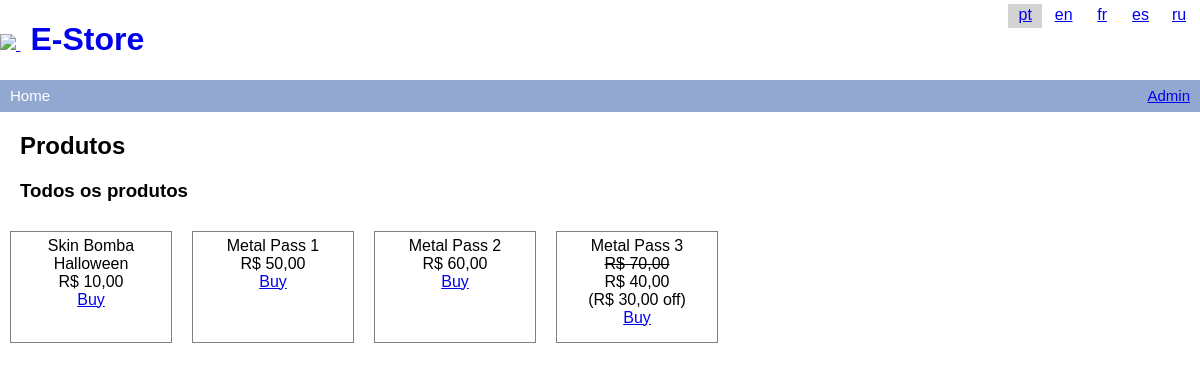
/index.php?lang=pt, run on the app's committed database.
### tables this page shows
CREATE TABLE languages (
	id INT(10) NOT NULL AUTO_INCREMENT,
	code VARCHAR(2) NOT NULL,
	currency VARCHAR(10) NOT NULL,
	decimals VARCHAR(1) NOT NULL,
	thousands VARCHAR(1) NOT NULL,
	PRIMARY KEY (id)
)
COLLATE='utf8_general_ci';

CREATE TABLE products (
	id INT(10) NOT NULL AUTO_INCREMENT,
	name VARCHAR(200) UNIQUE,
	price VARCHAR(200) UNIQUE,
	sale_start DATETIME NULL DEFAULT NULL,
	sale_end DATETIME NULL DEFAULT NULL,
	sale_price VARCHAR(200) DEFAULT NULL,
	PRIMARY KEY (id)
)
COLLATE='utf8_general_ci';

CREATE TABLE tr_varchar (
	id INT(10) NOT NULL AUTO_INCREMENT,
	language_id INT(10) NOT NULL,
	code VARCHAR(200) NOT NULL,
	value VARCHAR(200) NOT NULL,
	PRIMARY KEY (id)
)
COLLATE='utf8_general_ci';

CREATE TABLE tr_float (
	id INT(10) NOT NULL AUTO_INCREMENT,
	language_id INT(10) NOT NULL,
	code VARCHAR(200) NOT NULL,
	value FLOAT NULL NOT NULL,
	PRIMARY KEY (id)
)
COLLATE='utf8_general_ci';

### lib/language.php (called while the page is built, shortened)
<?php
function prefered_language($available_languages, $user_language) {
	$available_languages = array_flip($available_languages);
	$langs = array();
	preg_match_all(
		'~([\w-]+)(?:[^,\d]+([\d.]+))?~',
		strtolower($user_language),
		$matches,
		PREG_SET_ORDER
	);
	foreach ($matches as $match) {
		$value = isset($match[2]) ? (float) $match[2] : 1.0;
		if (isset($available_languages[$match[1]])) {
			$langs[$match[1]] = $value;
			continue;
		}
	}
	if ($langs) {
		arsort($langs);
		return key($langs);
	} else {
		return $available_languages[0];
	}
}
$sql = "SELECT * FROM languages";
$result = mysqli_query($conn, $sql);
if (mysqli_num_rows($result) > 0) {
	while ($a = mysqli_fetch_assoc($result)) {
		$languages[$a['code']] = $a;
    }
}
$available_languages = array_keys($languages);
$user_language = $_SESSION['lang'];
if (isset($_GET['lang'])) {
	$user_language = $_SESSION['lang'] = $_GET['lang'];
}
$lang = prefered_language($available_languages, strtolower($user_language));

### lib/product.php (called while the page is built, shortened)
<?php
$id = (int) $a['id'];
$sql_name = 'select value from tr_varchar where language_id = ' . $languages[$lang]['id'] . ' and
	code = \'' . $a['name'] . '\' limit 1';
$result_name = mysqli_query($conn, $sql_name);
if (mysqli_num_rows($result_name) > 0) {
    while ($a_name = mysqli_fetch_assoc($result_name)) {
        $name = $a_name['value'];
	}
} else {
	$name = '[not translated]';
}
$price = null;
$sql_price = 'select value from tr_float where language_id = ' . $languages[$lang]['id'] . ' and
	code = \'' . $a['price'] . '\' limit 1';
$result_price = mysqli_query($conn, $sql_price);
if (mysqli_num_rows($result_price) > 0) {
    while ($a_price = mysqli_fetch_assoc($result_price)) {
        $price = $a_price['value'];
	}
}
$sale_price = null;
$off = null;
if ( ! empty($a['sale_start'])) {
	$sale_start = strtotime($a['sale_start']);
	$sale_end = strtotime($a['sale_end']);
	$now = time();
	$sql_sale_price = 'select value from tr_float where language_id = ' . $languages[$lang]['id'] . ' and code = \'' . $a['sale_price'] . '\' limit 1';
	$result_sale_price = mysqli_query($conn, $sql_sale_price);
	if (mysqli_num_rows($result_sale_price) > 0) {
		while ($a_sale_price = mysqli_fetch_assoc($result_sale_price)) {
			$sale_price = $a_sale_price['value'];
		}
	}
	if ($sale_start <= $now && $now <= $sale_end) {
		$off = $price - $sale_price;
	}
}
$price_formatted = $languages[$lang]['currency'] . ' '
	. number_format($price, 2, $languages[$lang]['decimals'], $languages[$lang]['thousands']);
$off_formatted = $languages[$lang]['currency'] . ' '
	. number_format($off, 2, $languages[$lang]['decimals'], $languages[$lang]['thousands']);
$sale_price_formatted = $languages[$lang]['currency'] . ' '
	. number_format($sale_price, 2, $languages[$lang]['decimals'], $languages[$lang]['thousands']);

### html/product01.php (the view)
<div class="product_item">
	<span class="name"><?php echo $name; ?></span>
	<?php if ($off) { ?>
		<del><?php echo $price_formatted; ?></del>
		<span class="sale_price"><?php echo $sale_price_formatted; ?></span>
		<span class="sale">(<?php echo $off_formatted; ?> off)</span>
	<?php } else { ?>
		<span class="price"><?php echo $price_formatted; ?></span>
	<?php } ?>
	<a href="#" onclick="comprar_item('checkout.php?id=<?php echo $id; ?>', '<?php echo $price_formatted; ?>')">Buy</a>
</div>

### html/header.php (shortened to what this page needs)
<?php
include_once(__DIR__ . '/../lib/connection.php');
include_once(__DIR__ . '/../lib/language.php');
?>
<!DOCTYPE html>
<html xmlns="http://www.w3.org/1999/xhtml" lang="pt_BR">
<head>
    <link rel="stylesheet" type="text/css" href="frontend/style.css">
</head>
<body>
    <div id="header">
        <a href="index.php">
            <img src="http://www.hoplon.com/site/img/logo-hoplon.svg"/>
            <h1>E-Store</h1>
        </a>
        <ul id="langs">
            <?php foreach ($languages as $language) { ?>
                <li class="<?php if ($_SESSION['lang'] == $language['code']) { print 'selected'; } ?>">
                    <a href="index.php?lang=<?php echo $language['code']; ?>"><?php echo $language['code']; ?></a>
                </li>
            <?php } ?>
        </ul>
    </div>
    <div id="crambs">
        <span><?php echo $breadcrumbs; ?></span>
        <span class="admin"><a href="admin.php">Admin</a></span>
    </div>
    <div id="content">

### index.php (shortened to what this page needs)
<?php
$breadcrumbs = 'Home';
include('html/header.php');
include('html/index01.php');
include('html/index02.php');
$sql = "SELECT * FROM products";
$result = mysqli_query($conn, $sql);
if (mysqli_num_rows($result) > 0) {
    while ($a = mysqli_fetch_assoc($result)) {
        include('lib/product.php');
		include('html/product01.php');
    }
} else {
    echo "No results";
}
include('html/index03.php');
include('html/footer.php');

### frontend/style.css (style rules this page uses)
body { padding: 0px; margin: 0px; font-family: sans-serif; }
#header { height: 10vh; }
#header img { padding-top: 1px; margin-top: 2vh; }
#header h1 { display: inline-block; margin-left: 10px; }
#crambs { font-size: 15px; background-color: #92a8d1; height: 25px; padding-top: 7px; color: white; }
#crambs span { margin-left: 10px; }
.product_item { margin: 10px; display: inline-block; border: 1px solid gray; padding: 5px; height: 100px; width: 150px; text-align: center; float: left; }
.product_item span { display: block; }
.product_item span.name { font-size: 16px; }
#crambs span.admin { float: right; margin-right: 10px; }
#langs { position: fixed; top: 4px; right: 4px; display: inline-block; list-style: none; padding: 0; margin: 0; }
#langs li { display: inline-block; min-width: 30px; min-height: 20px; padding: 2px; text-align: center; background-color: white; }
#langs li.selected { background-color: lightgray; }

### data on the page
languages: code "pt", price_formatted "R$ 10,00", price_formatted "R$ 50,00", price_formatted "R$ 60,00", price_formatted "R$ 70,00", sale_price_formatted "R$ 40,00"
languages: code "en"
languages: code "fr"
languages: code "es"
languages: code "ru"
products: tr_varchar.value "Skin Bomba Halloween"
products: tr_varchar.value "Metal Pass 1"
products: tr_varchar.value "Metal Pass 2"
products: tr_varchar.value "Metal Pass 3", off_formatted "R$ 30,00"

### other printed values
$breadcrumbs "Home"
